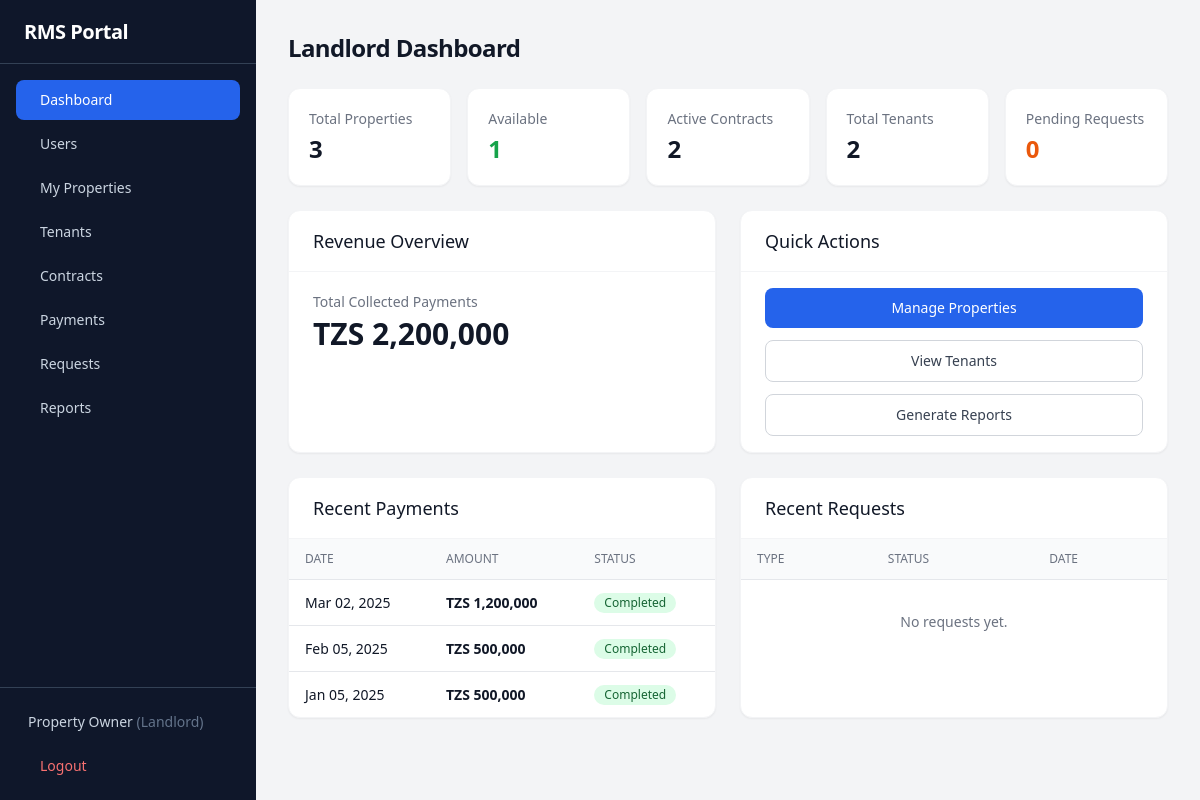
The app's page /index.php (signed in) with its own data.
### tables this page shows
CREATE TABLE IF NOT EXISTS users (
    id VARCHAR(20) PRIMARY KEY,
    username VARCHAR(50) UNIQUE NOT NULL,
    password VARCHAR(255) NOT NULL,
    full_name VARCHAR(255) DEFAULT NULL,
    phone VARCHAR(50) DEFAULT NULL,
    email VARCHAR(255) DEFAULT NULL,
    nida VARCHAR(50) DEFAULT NULL,
    role ENUM('admin','tenant','landlord') NOT NULL DEFAULT 'tenant',
    approved TINYINT(1) NOT NULL DEFAULT 1,
    property_address TEXT DEFAULT NULL,
    tenant_id VARCHAR(20) DEFAULT NULL,
    created_at TIMESTAMP DEFAULT CURRENT_TIMESTAMP
);

CREATE TABLE IF NOT EXISTS payments (
    id VARCHAR(20) PRIMARY KEY,
    contract_id VARCHAR(20) NOT NULL,
    amount DECIMAL(12,2) NOT NULL DEFAULT 0,
    date DATE NOT NULL,
    method VARCHAR(50) NOT NULL DEFAULT 'bank_transfer',
    status ENUM('completed','pending') NOT NULL DEFAULT 'pending',
    control_number VARCHAR(50) DEFAULT NULL,
    created_at TIMESTAMP DEFAULT CURRENT_TIMESTAMP
);

### config/database.php (called while the page is built, shortened)
<?php
$DB_HOST = getenv('DB_HOST') ?: 'localhost';
$DB_NAME = getenv('DB_NAME') ?: 'rms_portal';
$DB_USER = getenv('DB_USER') ?: 'root';
$DB_PASS = getenv('DB_PASS') ?: '';
try {
    $pdo = new PDO("mysql:host=$DB_HOST;dbname=$DB_NAME;charset=utf8mb4", $DB_USER, $DB_PASS, [
        PDO::ATTR_ERRMODE => PDO::ERRMODE_EXCEPTION,
        PDO::ATTR_DEFAULT_FETCH_MODE => PDO::FETCH_ASSOC,
        PDO::ATTR_EMULATE_PREPARES => false,
    ]);
} catch (PDOException $e) {
    die("Database connection failed: " . $e->getMessage());
}
function db(): PDO {
    global $pdo;
    return $pdo;
}

### includes/auth.php (called while the page is built, shortened)
<?php
require_once __DIR__ . '/../config/database.php';
function isLoggedIn(): bool {
    return isset($_SESSION['user_id']);
}
function getCurrentUser(): ?array {
    $stmt = db()->prepare("SELECT id, username, full_name, phone, email, nida, role, approved, property_address, tenant_id FROM users WHERE id = ?");
    $stmt->execute([$_SESSION['user_id']]);
    return $stmt->fetch() ?: null;
}

### landlord_dashboard.php (the view, shortened to what this page needs)
<?php
require_once __DIR__ . '/config/database.php';
require_once __DIR__ . '/includes/auth.php';
require_once __DIR__ . '/includes/helpers.php';
$total_properties = db()->query("SELECT COUNT(*) as cnt FROM properties")->fetch()['cnt'];
$total_tenants = db()->query("SELECT COUNT(*) as cnt FROM tenants")->fetch()['cnt'];
$active_contracts = db()->query("SELECT COUNT(*) as cnt FROM contracts WHERE status='active'")->fetch()['cnt'];
$total_payments = db()->query("SELECT SUM(amount) as total FROM payments WHERE status='completed'")->fetch()['total'] ?? 0;
$pending_requests = db()->query("SELECT COUNT(*) as cnt FROM service_requests WHERE status='pending'")->fetch()['cnt'];
$recent_payments = db()->query("SELECT p.*, c.property_id FROM payments p JOIN contracts c ON p.contract_id = c.id ORDER BY p.date DESC LIMIT 5")->fetchAll();
$recent_requests = db()->query("SELECT * FROM service_requests ORDER BY date DESC LIMIT 5")->fetchAll();
$available_properties = db()->query("SELECT COUNT(*) as cnt FROM properties WHERE status='available'")->fetch()['cnt'];
?>
<div class="space-y-6">
    <h1 class="text-2xl font-bold tracking-tight text-gray-900">Landlord Dashboard</h1>
    <div class="grid grid-cols-1 sm:grid-cols-2 lg:grid-cols-5 gap-4">
        <div class="bg-white rounded-xl shadow-sm border border-gray-100 p-5">
            <p class="text-sm font-medium text-gray-500">Total Properties</p>
            <p class="text-2xl font-bold text-gray-900 mt-1"><?= $total_properties ?></p>
        </div>
        <div class="bg-white rounded-xl shadow-sm border border-gray-100 p-5">
            <p class="text-sm font-medium text-gray-500">Available</p>
            <p class="text-2xl font-bold text-green-600 mt-1"><?= $available_properties ?></p>
        </div>
        <div class="bg-white rounded-xl shadow-sm border border-gray-100 p-5">
            <p class="text-sm font-medium text-gray-500">Active Contracts</p>
            <p class="text-2xl font-bold text-gray-900 mt-1"><?= $active_contracts ?></p>
        </div>
        <div class="bg-white rounded-xl shadow-sm border border-gray-100 p-5">
            <p class="text-sm font-medium text-gray-500">Total Tenants</p>
            <p class="text-2xl font-bold text-gray-900 mt-1"><?= $total_tenants ?></p>
        </div>
        <div class="bg-white rounded-xl shadow-sm border border-gray-100 p-5">
            <p class="text-sm font-medium text-gray-500">Pending Requests</p>
            <p class="text-2xl font-bold text-orange-600 mt-1"><?= $pending_requests ?></p>
        </div>
    </div>
    <div class="grid grid-cols-1 lg:grid-cols-2 gap-6">
        <div class="bg-white rounded-xl shadow-sm border border-gray-100 overflow-hidden">
            <div class="px-6 py-4 border-b border-gray-100">
                <h3 class="text-lg font-medium text-gray-900">Revenue Overview</h3>
            </div>
            <div class="px-6 py-5">
                <p class="text-sm text-gray-500">Total Collected Payments</p>
                <p class="text-3xl font-bold text-gray-900 mt-1"><?= formatCurrency($total_payments) ?></p>
            </div>
        </div>
        <div class="bg-white rounded-xl shadow-sm border border-gray-100 overflow-hidden">
            <div class="px-6 py-4 border-b border-gray-100">
                <h3 class="text-lg font-medium text-gray-900">Quick Actions</h3>
            </div>
            <div class="px-6 py-4 space-y-3">
                <a href="properties.php" class="block w-full text-center py-2.5 px-4 rounded-lg bg-blue-600 text-white font-medium text-sm hover:bg-blue-700 transition-colors">Manage Properties</a>
                <a href="tenants.php" class="block w-full text-center py-2.5 px-4 rounded-lg border border-gray-300 text-gray-700 font-medium text-sm hover:bg-gray-50 transition-colors">View Tenants</a>
                <a href="reports.php" class="block w-full text-center py-2.5 px-4 rounded-lg border border-gray-300 text-gray-700 font-medium text-sm hover:bg-gray-50 transition-colors">Generate Reports</a>
            </div>
        </div>
    </div>
    <div class="grid grid-cols-1 lg:grid-cols-2 gap-6">
        <div class="bg-white rounded-xl shadow-sm border border-gray-100 overflow-hidden">
            <div class="px-6 py-4 border-b border-gray-100">
                <h3 class="text-lg font-medium text-gray-900">Recent Payments</h3>
            </div>
            <div class="overflow-x-auto">
                <table class="min-w-full divide-y divide-gray-200">
                    <thead class="bg-gray-50">
                        <tr><th class="px-4 py-3 text-left text-xs font-medium text-gray-500 uppercase">Date</th><th class="px-4 py-3 text-left text-xs font-medium text-gray-500 uppercase">Amount</th><th class="px-4 py-3 text-left text-xs font-medium text-gray-500 uppercase">Status</th></tr>
                    </thead>
                    <tbody class="divide-y divide-gray-200">
                        <?php foreach ($recent_payments as $p): ?>
                        <tr><td class="px-4 py-3 text-sm text-gray-900"><?= date('M d, Y', strtotime($p['date'])) ?></td>
                            <td class="px-4 py-3 text-sm font-bold text-gray-900"><?= formatCurrency($p['amount']) ?></td>
                            <td class="px-4 py-3 text-sm"><?= statusBadge($p['status']) ?></td></tr>
                        <?php endforeach; ?>
                    </tbody>
                </table>
            </div>
        </div>
        <div class="bg-white rounded-xl shadow-sm border border-gray-100 overflow-hidden">
            <div class="px-6 py-4 border-b border-gray-100">
                <h3 class="text-lg font-medium text-gray-900">Recent Requests</h3>
            </div>
            <div class="overflow-x-auto">
                <table class="min-w-full divide-y divide-gray-200">
                    <thead class="bg-gray-50">
                        <tr><th class="px-4 py-3 text-left text-xs font-medium text-gray-500 uppercase">Type</th><th class="px-4 py-3 text-left text-xs font-medium text-gray-500 uppercase">Status</th><th class="px-4 py-3 text-left text-xs font-medium text-gray-500 uppercase">Date</th></tr>
                    </thead>
                    <tbody class="divide-y divide-gray-200">
                        <?php if (count($recent_requests) === 0): ?>
                        <tr><td colspan="3" class="px-4 py-8 text-center text-sm text-gray-500">No requests yet.</td></tr>
                        <?php endif; ?>
                    </tbody>
                </table>
            </div>
        </div>
    </div>
</div>
<?php
$content = ob_get_clean();
require __DIR__ . '/includes/layout.php';

### includes/helpers.php (shortened to what this page needs)
<?php
function formatCurrency($amount): string {
    return 'TZS ' . number_format((float)$amount, 0, '.', ',');
}
function statusBadge(string $status): string {
    $classes = [
        'available' => 'bg-green-100 text-green-800',
        'rented' => 'bg-blue-100 text-blue-800',
        'maintenance' => 'bg-yellow-100 text-yellow-800',
        'active' => 'bg-green-100 text-green-800',
        'terminated' => 'bg-red-100 text-red-800',
        'completed' => 'bg-green-100 text-green-800',
        'pending' => 'bg-yellow-100 text-yellow-800',
        'approved' => 'bg-green-100 text-green-800',
        'resolved' => 'bg-green-100 text-green-800',
        'rejected' => 'bg-red-100 text-red-800',
    ];
    $class = $classes[$status] ?? 'bg-gray-100 text-gray-800';
    return "<span class=\"inline-flex rounded-full px-2.5 py-0.5 text-xs font-medium capitalize {$class}\">{$status}</span>";
}
function hsc($str): string {
    return htmlspecialchars($str ?? '', ENT_QUOTES, 'UTF-8');
}

### includes/layout.php (shortened to what this page needs)
<?php
require_once __DIR__ . '/auth.php';
require_once __DIR__ . '/helpers.php';
$user = getCurrentUser();
$current_page = basename($_SERVER['PHP_SELF'], '.php') ?: 'index';
$current_action = $_GET['action'] ?? '';
$admin_links = [
    ['name' => 'Dashboard', 'path' => 'index.php', 'icon' => 'dashboard'],
    ['name' => 'Users', 'path' => 'users.php', 'icon' => 'users'],
];
$landlord_links = [
    ['name' => 'Dashboard', 'path' => 'index.php', 'icon' => 'dashboard'],
    ['name' => 'Users', 'path' => 'users.php', 'icon' => 'users'],
    ['name' => 'My Properties', 'path' => 'properties.php', 'icon' => 'building'],
    ['name' => 'Tenants', 'path' => 'tenants.php', 'icon' => 'users'],
    ['name' => 'Contracts', 'path' => 'contracts.php', 'icon' => 'file-text'],
    ['name' => 'Payments', 'path' => 'payments.php', 'icon' => 'credit-card'],
    ['name' => 'Requests', 'path' => 'requests.php', 'icon' => 'message-square'],
    ['name' => 'Reports', 'path' => 'reports.php', 'icon' => 'bar-chart'],
];
$tenant_links = [
    ['name' => 'My Dashboard', 'path' => 'index.php', 'icon' => 'dashboard', 'action' => ''],
    ['name' => 'Pay Rent (Control No.)', 'path' => 'index.php?action=generate_control_number', 'icon' => 'credit-card', 'action' => 'generate_control_number'],
    ['name' => 'Renew Contract', 'path' => 'index.php?action=extension', 'icon' => 'file-text', 'action' => 'extension'],
    ['name' => 'Report Issue (Repair)', 'path' => 'index.php?action=maintenance', 'icon' => 'wrench', 'action' => 'maintenance'],
    ['name' => 'Notice to Vacate', 'path' => 'index.php?action=move_out', 'icon' => 'file-output', 'action' => 'move_out'],
];
if ($user['role'] === 'admin') {
    $links = $admin_links;
} elseif ($user['role'] === 'landlord') {
    $links = $landlord_links;
} else {
    $links = $tenant_links;
}
?>
<!DOCTYPE html>
<html lang="en">
<head>
    <script src="https://cdn.tailwindcss.com"></script>
</head>
<body class="bg-gray-100">
<div class="min-h-screen flex" x-data="{ sidebarOpen: false }">
    <aside class="fixed lg:static inset-y-0 left-0 z-30 w-64 bg-slate-900 transform transition-transform duration-200 ease-in-out -translate-x-full lg:translate-x-0 flex flex-col"
           x-bind:class="sidebarOpen ? 'translate-x-0' : '-translate-x-full lg:translate-x-0'">
        <div class="h-16 flex items-center justify-between px-6 border-b border-slate-700">
            <h1 class="text-xl font-bold text-white tracking-tight">RMS Portal</h1>
        </div>
        <nav class="flex-1 px-4 py-4 space-y-1 overflow-y-auto">
            <?php foreach ($links as $link):
                $is_active = false;
                if (isset($link['action'])) {
                    $is_active = $current_page === 'index' && $current_action === $link['action'];
                    if ($link['action'] === '') {
                        $is_active = $current_page === 'index' && $current_action === '';
                    }
                } else {
                    $is_active = $current_page === basename($link['path'], '.php');
                }
            ?>
            <a href="<?= $link['path'] ?>"
               class="flex items-center px-3 py-2.5 text-sm font-medium rounded-lg transition-colors <?= $is_active ? 'bg-blue-600 text-white' : 'text-slate-300 hover:bg-slate-800 hover:text-white' ?>">
                <?= $link['name'] ?>
            </a>
            <?php endforeach; ?>
        </nav>
        <div class="p-4 border-t border-slate-700">
            <div class="flex items-center px-3 py-2 text-sm text-slate-300">
                <span class="truncate flex-1"><?= hsc($user['full_name'] ?: $user['username']) ?> <span class="text-slate-500 capitalize">(<?= $user['role'] ?>)</span></span>
            </div>
            <a href="logout.php"
               class="mt-2 w-full flex items-center px-3 py-2 text-sm font-medium text-red-400 rounded-lg hover:bg-slate-800 transition-colors">
                Logout
            </a>
        </div>
    </aside>
    <main class="flex-1 flex flex-col min-w-0">
        <div class="flex-1 overflow-y-auto p-4 sm:p-6 lg:p-8">
            <div class="max-w-7xl mx-auto">
                <?= $content ?? '' ?>
            </div>
        </div>
    </main>
</div>
</body>
</html>

### records on screen
users: full_name "Property Owner", role "Landlord"
payments: date "Mar 02, 2025", amount "TZS 1,200,000", status "Completed"
payments: date "Feb 05, 2025", amount "TZS 500,000", status "Completed"
payments: date "Jan 05, 2025", amount "TZS 500,000", status "Completed"

### other values on screen
$link['name'] "Dashboard"
$link['name'] "Users"
$link['name'] "My Properties"
$link['name'] "Tenants"
$link['name'] "Contracts"
$link['name'] "Payments"
$link['name'] "Requests"
$link['name'] "Reports"
$total_properties "3"
$available_properties "1"
$active_contracts "2"
$total_tenants "2"
$pending_requests "0"
formatCurrency($total_payments) "TZS 2,200,000"
